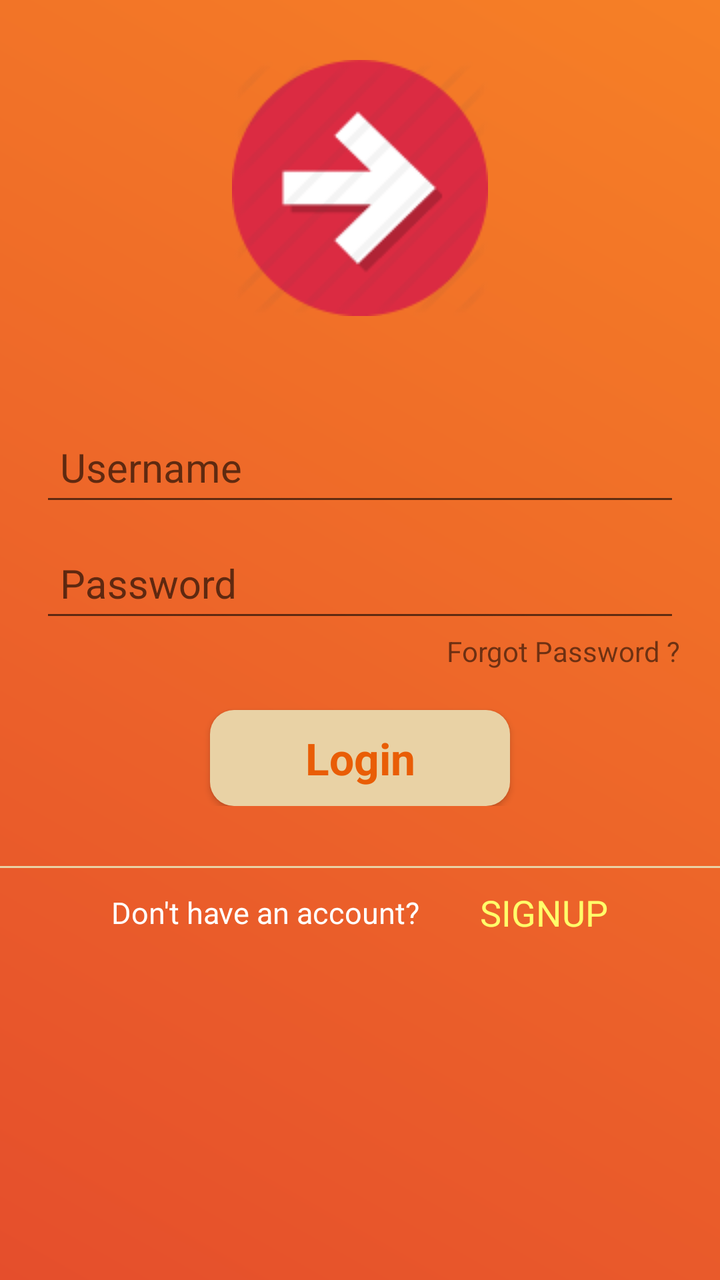
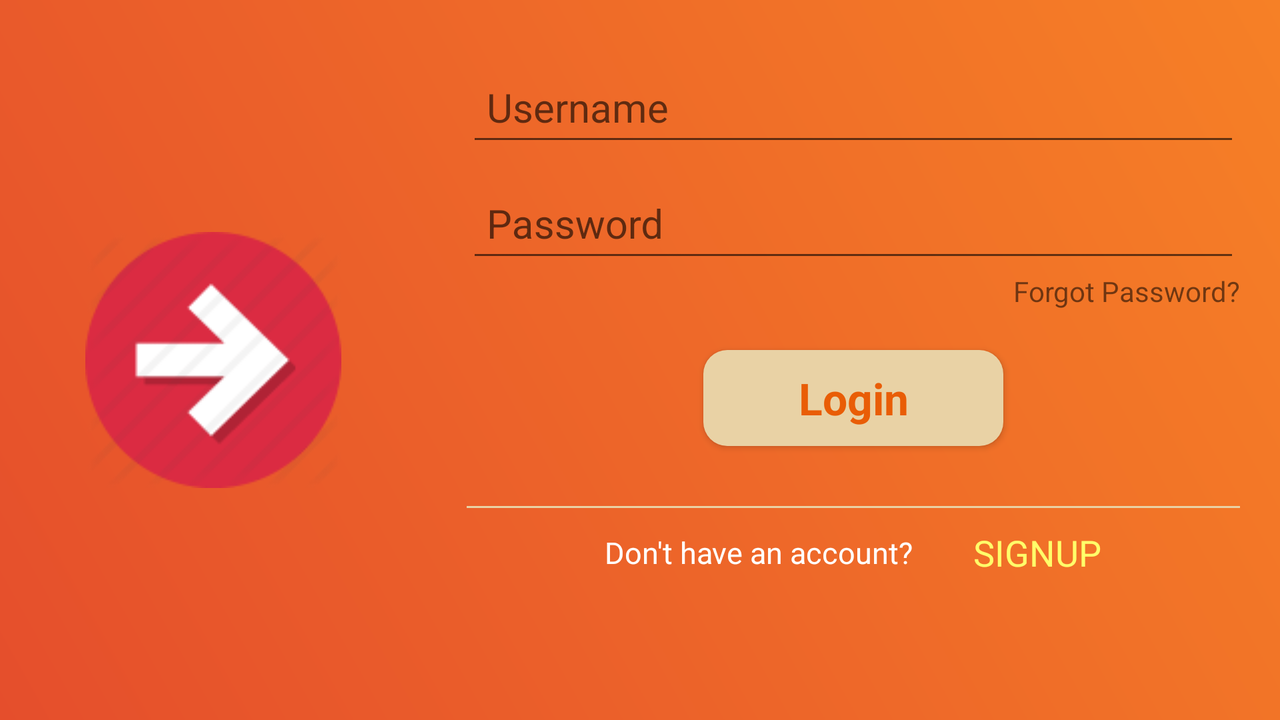

An Android layout and its configuration variant, each rendered on a device that would load it. The default file and the variant file are quoted in full after the pictures.
<!-- AndroidManifest.xml: application theme AppTheme -->
<!-- res/layout/activity_login.xml -->
<?xml version="1.0" encoding="utf-8"?>
<RelativeLayout xmlns:android="http://schemas.android.com/apk/res/android"
    android:layout_width="fill_parent"
    android:layout_height="fill_parent"
    android:orientation="vertical"
    android:background="@drawable/login_background"
    >

    <ProgressBar
        android:id="@+id/login_progress"
        style="?android:attr/progressBarStyleLarge"
        android:layout_width="wrap_content"
        android:layout_height="wrap_content"
        android:layout_marginBottom="8dp"
        android:visibility="gone" />

    <RelativeLayout
        android:gravity="center|top"
        android:orientation="vertical"
        android:layout_weight="1"
        android:layout_width="match_parent"
        android:layout_height="match_parent"
        android:id="@+id/logolayout"
        >


        <ImageView
            android:layout_width="wrap_content"
            android:layout_height="wrap_content"
            android:id="@+id/logo"
            android:src="@drawable/hillffair"
            android:layout_centerHorizontal="true"
            android:layout_marginTop="30dp"/>

    </RelativeLayout>


    <ScrollView
        android:layout_width="match_parent"
        android:layout_height="wrap_content"
        android:layout_weight="1"
        android:id="@+id/layout"
        android:layout_marginTop="200dp">


        <LinearLayout
            android:gravity="top"
            android:layout_alignParentBottom="true"
            android:id="@+id/login_login"
            android:layout_width="match_parent"
            android:layout_height="match_parent"
            android:layout_weight="1"
            android:orientation="vertical">

            <LinearLayout
                android:layout_width="match_parent"
                android:layout_height="wrap_content"
                android:orientation="vertical"
                android:paddingRight="20dp"
                android:paddingLeft="20dp">

                <android.support.design.widget.TextInputLayout
                    android:layout_width="match_parent"
                    android:layout_height="wrap_content"
                    >

                    <EditText
                        android:textColor="#fff"
                        android:singleLine="true"
                        android:id="@+id/email"
                        android:textSize="20dp"
                        android:padding="10dp"
                        android:layout_width="match_parent"
                        android:layout_height="wrap_content"
                        android:hint="Username"
                        />
                </android.support.design.widget.TextInputLayout>


                <android.support.design.widget.TextInputLayout
                    android:layout_width="match_parent"
                    android:layout_height="wrap_content"
                    >


                    <EditText
                        android:inputType="textPassword"
                        android:id="@+id/password"
                        android:layout_width="match_parent"
                        android:layout_height="wrap_content"
                        android:hint="Password"
                        android:layout_marginTop="40dp"
                        android:textSize="20dp"
                        android:padding="10dp"
                        />
                </android.support.design.widget.TextInputLayout>


                <RelativeLayout
                    android:layout_width="fill_parent"
                    android:layout_height="fill_parent">
                    <TextView
                        android:layout_width="wrap_content"
                        android:layout_height="wrap_content"
                        android:id="@+id/forgot"
                        android:text="Forgot Password ?"
                        android:layout_alignParentRight="true"
                        android:layout_alignParentEnd="true" />
                </RelativeLayout>



                <Button
                    android:layout_width="150dp"
                    android:layout_height="wrap_content"
                    android:text="Login"
                    android:id="@+id/registar_Btn_login"
                    android:textStyle="bold"
                    android:textColor="#e95d06"
                    android:textAppearance="@android:style/TextAppearance.Large"
                    android:background="@drawable/button_bg"
                    android:layout_gravity="center_horizontal"
                    android:layout_marginTop="20dp"
                    />


            </LinearLayout>



            <View
                android:layout_width="match_parent"
                android:layout_height="1dp"
                android:background="#e9d2a5"
                android:padding="0dp"
                android:layout_alignParentBottom="true"
                android:layout_marginTop="30dp"
                android:layout_marginBottom="10dp"
                />

            <LinearLayout
                android:layout_width="match_parent"
                android:layout_height="wrap_content"
                android:layout_alignParentBottom="true"
                android:gravity="center">

                <TextView
                    android:layout_width="wrap_content"
                    android:layout_height="wrap_content"
                    android:text="Don't have an account?"
                    android:textSize="15sp"
                    android:textColor="#ffffff"
                    android:layout_marginRight="30dp"

                    />
                <TextView
                    android:id="@+id/signup_text"
                    android:layout_width="wrap_content"
                    android:layout_height="wrap_content"
                    android:text="SIGNUP"
                    android:textSize="18sp"
                    android:textColor="#ffff6a"
                    />

            </LinearLayout>

        </LinearLayout>


    </ScrollView>



</RelativeLayout>
<!-- resources referenced by this layout -->
<resources>
  <!-- drawable button_bg (drawable) -->
  <?xml version="1.0" encoding="utf-8"?>
  <shape xmlns:android="http://schemas.android.com/apk/res/android">
  
      <solid android:color="#e9d2a5" />
      <corners android:radius="12dp"/>
  
  
  
  </shape>
  <!-- drawable hillffair: png bitmap (drawable, 2470 bytes) -->
  <!-- drawable login_background (drawable) -->
  <?xml version="1.0" encoding="utf-8"?>
  <shape android:shape="rectangle"
      xmlns:android="http://schemas.android.com/apk/res/android">
      <gradient android:angle="45"
          android:startColor="#e54e2c"
          android:endColor="#f68026"/>
  
  
  </shape>
  <style name="AppTheme" parent="Theme.AppCompat.Light.DarkActionBar">
          
          <item name="colorPrimary">@color/colorPrimary</item>
          <item name="colorPrimaryDark">@color/colorPrimaryDark</item>
          <item name="colorAccent">@color/colorAccent</item>
          <item name="windowActionBar">false</item>
          <item name="windowNoTitle">true</item>
      </style>
  <color name="colorPrimary">#e54e2c</color>
  <color name="colorPrimaryDark">#e54e2c</color>
  <color name="colorAccent">#98f708</color>
</resources>
<!-- res/layout-land/activity_login.xml (the repository's variant of the layout above) -->
<!-- drawn on the phone turned sideways -->
<?xml version="1.0" encoding="utf-8"?>
<LinearLayout xmlns:android="http://schemas.android.com/apk/res/android"
    android:layout_width="match_parent"
    android:layout_height="match_parent"
    android:orientation="horizontal"
    android:background="@drawable/login_background"
    android:weightSum="3">

    <RelativeLayout
        android:gravity="center"
        android:orientation="vertical"
        android:layout_weight="2"
        android:padding="0dp"
        android:layout_width="wrap_content"
        android:layout_height="match_parent"
        >

        <LinearLayout
            android:layout_width="match_parent"
            android:layout_height="match_parent"
            android:orientation="vertical"
            android:gravity="center">


            <ImageView
                android:layout_width="wrap_content"
                android:layout_height="wrap_content"
                android:id="@+id/logo"
                android:src="@drawable/hillffair" />


        </LinearLayout>
    </RelativeLayout>

    <ScrollView
        android:layout_width="match_parent"
        android:layout_height="wrap_content"
        android:layout_weight="1"
        android:id="@+id/layout"

        >
        <LinearLayout
            android:layout_marginTop="20dp"
            android:gravity="top"
            android:layout_alignParentBottom="true"
            android:paddingLeft="20dp"
            android:paddingRight="20dp"
            android:id="@+id/login_login"
            android:layout_width="match_parent"
            android:layout_height="match_parent"
            android:layout_weight="1"

            android:orientation="vertical">

            <android.support.design.widget.TextInputLayout
                android:layout_width="match_parent"
                android:layout_height="wrap_content">
                <EditText
                    android:textColor="#fff"
                    android:singleLine="true"
                    android:id="@+id/editText"
                    android:textSize="20dp"
                    android:padding="10dp"
                    android:layout_width="match_parent"
                    android:layout_height="wrap_content"
                    android:hint="Username"
                    />
            </android.support.design.widget.TextInputLayout>
            <android.support.design.widget.TextInputLayout
                android:layout_width="match_parent"
                android:layout_height="wrap_content"

                >


                <EditText
                    android:inputType="textPassword"
                    android:id="@+id/editText2"
                    android:layout_width="match_parent"
                    android:layout_height="wrap_content"
                    android:hint="Password"
                    android:layout_marginTop="40dp"
                    android:textSize="20dp"
                    android:padding="10dp"

                    />
            </android.support.design.widget.TextInputLayout>
            <RelativeLayout

                android:layout_width="fill_parent"
                android:layout_height="fill_parent"
                >
                <TextView
                    android:layout_width="wrap_content"
                    android:layout_height="wrap_content"
                    android:id="@+id/forgot"
                    android:text="Forgot Password?"
                    android:layout_alignBaseline="@+id/checkBox"
                    android:layout_alignBottom="@+id/checkBox"
                    android:layout_alignParentRight="true"
                    android:layout_alignParentEnd="true" />
            </RelativeLayout>


            <Button
                android:layout_width="150dp"
                android:layout_height="wrap_content"
                android:text="Login"
                android:id="@+id/registar_Btn_login"
                android:textStyle="bold"
                android:textColor="#e95d06"
                android:textAppearance="@android:style/TextAppearance.Large"
                android:background="@drawable/button_bg"
                android:layout_gravity="center_horizontal"
                android:layout_marginTop="20dp"

                />

            <View
                android:layout_width="match_parent"
                android:layout_height="1dp"
                android:background="#e9d2a5"
                android:padding="0dp"
                android:layout_alignParentBottom="true"
                android:layout_marginTop="30dp"
                android:layout_marginBottom="10dp"
                />

            <LinearLayout
                android:layout_width="match_parent"
                android:layout_height="wrap_content"
                android:layout_alignParentBottom="true"
                android:gravity="center">

                <TextView
                    android:layout_width="wrap_content"
                    android:layout_height="wrap_content"
                    android:text="Don't have an account?"
                    android:textSize="15sp"
                    android:textColor="#ffffff"
                    android:layout_marginRight="30dp"

                    />
                <TextView
                    android:id="@+id/signup_text"
                    android:layout_width="wrap_content"
                    android:layout_height="wrap_content"
                    android:text="SIGNUP"
                    android:textSize="18sp"
                    android:textColor="#ffff6a"
                    />
            </LinearLayout>


        </LinearLayout>


    </ScrollView>
</LinearLayout>
